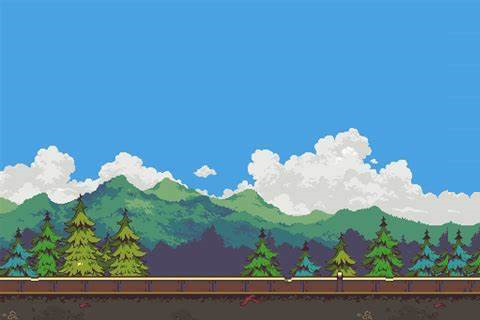

The image is a tile-based game level rendered from a .tmx file. Its description and complete source (layers, tilesets, objects, tile grids) follow:
An orthogonal 15x10 tile map with 32x32 px tiles, 1 tile layer (Rutelag 1), 1 hidden layer not drawn.

<map version="1.10" tiledversion="1.10.2" orientation="orthogonal" renderorder="right-down" width="15" height="10" tilewidth="32" tileheight="32" infinite="0" nextlayerid="5" nextobjectid="8">
 <tileset firstgid="1" source="background.tsx" />
 <layer id="1" name="Rutelag 1" width="15" height="10">
  <data encoding="csv">
1,2,3,4,5,6,7,8,9,10,11,12,13,14,5,
15,16,17,18,19,20,21,22,23,24,25,26,27,28,5,
29,30,31,32,33,34,35,36,37,38,39,40,41,42,5,
43,44,45,46,47,48,49,50,51,52,53,54,55,56,5,
57,58,59,60,61,62,63,64,65,66,67,68,69,70,5,
71,72,73,74,75,76,77,78,79,80,81,82,83,84,5,
85,86,87,88,89,90,91,92,93,94,95,96,97,98,98,
99,100,101,102,103,104,105,106,107,108,109,110,111,112,112,
113,114,115,116,117,118,119,120,121,122,123,124,125,126,126,
127,128,129,130,131,132,133,134,135,136,137,138,139,140,137
</data>
 </layer>
 <layer id="4" name="floo" width="15" height="10" visible="0">
  <data encoding="csv">
98,98,98,98,98,98,98,98,98,98,98,98,98,98,98,
98,0,0,0,0,0,0,0,0,0,0,0,0,0,98,
98,0,0,0,0,0,0,0,0,0,0,0,0,0,98,
98,0,0,0,0,0,0,0,0,0,0,0,0,0,98,
98,0,0,0,0,0,0,0,0,0,0,0,0,0,98,
98,0,0,0,0,0,0,0,0,0,0,0,0,0,98,
98,0,0,0,0,0,0,0,0,0,0,0,0,0,98,
98,0,0,0,0,0,0,0,0,0,0,0,0,0,98,
98,0,0,0,0,0,0,0,0,0,0,0,0,0,98,
98,98,98,98,98,98,98,98,98,98,98,98,98,98,98
</data>
 </layer>
</map>